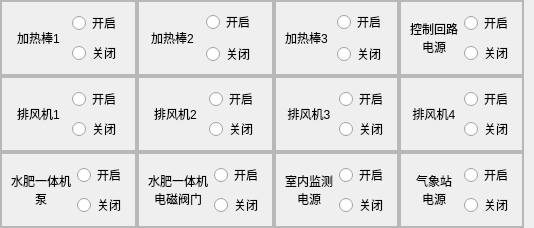
                     <widget class="QWidget" name="manual_control_page2">
                      <layout class="QGridLayout" name="gridLayout_6">
                       <property name="leftMargin">
                        <number>0</number>
                       </property>
                       <property name="topMargin">
                        <number>0</number>
                       </property>
                       <property name="rightMargin">
                        <number>10</number>
                       </property>
                       <property name="bottomMargin">
                        <number>0</number>
                       </property>
                       <property name="spacing">
                        <number>0</number>
                       </property>
                       <item row="0" column="1">
                        <widget class="QFrame" name="frame_14">
                         <property name="frameShape">
                          <enum>QFrame::Box</enum>
                         </property>
                         <property name="frameShadow">
                          <enum>QFrame::Raised</enum>
                         </property>
                         <property name="lineWidth">
                          <number>0</number>
                         </property>
                         <property name="midLineWidth">
                          <number>2</number>
                         </property>
                         <layout class="QHBoxLayout" name="horizontalLayout_30">
                          <property name="spacing">
                           <number>0</number>
                          </property>
                          <property name="leftMargin">
                           <number>0</number>
                          </property>
                          <property name="topMargin">
                           <number>0</number>
                          </property>
                          <property name="rightMargin">
                           <number>0</number>
                          </property>
                          <property name="bottomMargin">
                           <number>0</number>
                          </property>
                          <item>
                           <widget class="QLabel" name="label_18">
                            <property name="text">
                             <string>加热棒2</string>
                            </property>
                            <property name="alignment">
                             <set>Qt::AlignCenter</set>
                            </property>
                           </widget>
                          </item>
                          <item>
                           <layout class="QVBoxLayout" name="verticalLayout_40">
                            <item>
                             <widget class="QRadioButton" name="Rbtn_mc14_open">
                              <property name="styleSheet">
                               <string notr="true"/>
                              </property>
                              <property name="text">
                               <string>开启</string>
                              </property>
                             </widget>
                            </item>
                            <item>
                             <widget class="QRadioButton" name="Rbtn_mc14_close">
                              <property name="styleSheet">
                               <string notr="true"/>
                              </property>
                              <property name="text">
                               <string>关闭</string>
                              </property>
                             </widget>
                            </item>
                           </layout>
                          </item>
                         </layout>
                        </widget>
                       </item>
                       <item row="1" column="3">
                        <widget class="QFrame" name="frame_23">
                         <property name="frameShape">
                          <enum>QFrame::Box</enum>
                         </property>
                         <property name="frameShadow">
                          <enum>QFrame::Raised</enum>
                         </property>
                         <property name="lineWidth">
                          <number>0</number>
                         </property>
                         <property name="midLineWidth">
                          <number>2</number>
                         </property>
                         <layout class="QHBoxLayout" name="horizontalLayout_39">
                          <item>
                           <widget class="QLabel" name="label_27">
                            <property name="text">
                             <string>排风机4</string>
                            </property>
                            <property name="alignment">
                             <set>Qt::AlignCenter</set>
                            </property>
                           </widget>
                          </item>
                          <item>
                           <layout class="QVBoxLayout" name="verticalLayout_49">
                            <item>
                             <widget class="QRadioButton" name="Rbtn_mc20_open">
                              <property name="styleSheet">
                               <string notr="true"/>
                              </property>
                              <property name="text">
                               <string>开启</string>
                              </property>
                             </widget>
                            </item>
                            <item>
                             <widget class="QRadioButton" name="Rbtn_mc20_close">
                              <property name="styleSheet">
                               <string notr="true"/>
                              </property>
                              <property name="text">
                               <string>关闭</string>
                              </property>
                             </widget>
                            </item>
                           </layout>
                          </item>
                         </layout>
                        </widget>
                       </item>
                       <item row="1" column="0">
                        <widget class="QFrame" name="frame_17">
                         <property name="frameShape">
                          <enum>QFrame::Box</enum>
                         </property>
                         <property name="frameShadow">
                          <enum>QFrame::Raised</enum>
                         </property>
                         <property name="lineWidth">
                          <number>0</number>
                         </property>
                         <property name="midLineWidth">
                          <number>2</number>
                         </property>
                         <layout class="QHBoxLayout" name="horizontalLayout_33">
                          <item>
                           <widget class="QLabel" name="label_21">
                            <property name="text">
                             <string>排风机1</string>
                            </property>
                            <property name="alignment">
                             <set>Qt::AlignCenter</set>
                            </property>
                           </widget>
                          </item>
                          <item>
                           <layout class="QVBoxLayout" name="verticalLayout_43">
                            <item>
                             <widget class="QRadioButton" name="Rbtn_mc17_open">
                              <property name="styleSheet">
                               <string notr="true"/>
                              </property>
                              <property name="text">
                               <string>开启</string>
                              </property>
                             </widget>
                            </item>
                            <item>
                             <widget class="QRadioButton" name="Rbtn_mc17_close">
                              <property name="styleSheet">
                               <string notr="true"/>
                              </property>
                              <property name="text">
                               <string>关闭</string>
                              </property>
                             </widget>
                            </item>
                           </layout>
                          </item>
                         </layout>
                        </widget>
                       </item>
                       <item row="1" column="1">
                        <widget class="QFrame" name="frame_18">
                         <property name="frameShape">
                          <enum>QFrame::Box</enum>
                         </property>
                         <property name="frameShadow">
                          <enum>QFrame::Raised</enum>
                         </property>
                         <property name="lineWidth">
                          <number>0</number>
                         </property>
                         <property name="midLineWidth">
                          <number>2</number>
                         </property>
                         <layout class="QHBoxLayout" name="horizontalLayout_34">
                          <item>
                           <widget class="QLabel" name="label_22">
                            <property name="text">
                             <string>排风机2</string>
                            </property>
                            <property name="alignment">
                             <set>Qt::AlignCenter</set>
                            </property>
                           </widget>
                          </item>
                          <item>
                           <layout class="QVBoxLayout" name="verticalLayout_44">
                            <item>
                             <widget class="QRadioButton" name="Rbtn_mc18_open">
                              <property name="styleSheet">
                               <string notr="true"/>
                              </property>
                              <property name="text">
                               <string>开启</string>
                              </property>
                             </widget>
                            </item>
                            <item>
                             <widget class="QRadioButton" name="Rbtn_mc18_close">
                              <property name="styleSheet">
                               <string notr="true"/>
                              </property>
                              <property name="text">
                               <string>关闭</string>
                              </property>
                             </widget>
                            </item>
                           </layout>
                          </item>
                         </layout>
                        </widget>
                       </item>
                       <item row="2" column="3">
                        <widget class="QFrame" name="frame_24">
                         <property name="frameShape">
                          <enum>QFrame::Box</enum>
                         </property>
                         <property name="frameShadow">
                          <enum>QFrame::Raised</enum>
                         </property>
                         <property name="lineWidth">
                          <number>0</number>
                         </property>
                         <property name="midLineWidth">
                          <number>2</number>
                         </property>
                         <layout class="QHBoxLayout" name="horizontalLayout_40">
                          <item>
                           <widget class="QLabel" name="label_28">
                            <property name="text">
                             <string>气象站
电源</string>
                            </property>
                            <property name="alignment">
                             <set>Qt::AlignCenter</set>
                            </property>
                           </widget>
                          </item>
                          <item>
                           <layout class="QVBoxLayout" name="verticalLayout_50">
                            <item>
                             <widget class="QRadioButton" name="Rbtn_mc24_open">
                              <property name="styleSheet">
                               <string notr="true"/>
                              </property>
                              <property name="text">
                               <string>开启</string>
                              </property>
                             </widget>
                            </item>
                            <item>
                             <widget class="QRadioButton" name="Rbtn_mc24_close">
                              <property name="styleSheet">
                               <string notr="true"/>
                              </property>
                              <property name="text">
                               <string>关闭</string>
                              </property>
                             </widget>
                            </item>
                           </layout>
                          </item>
                         </layout>
                        </widget>
                       </item>
                       <item row="1" column="2">
                        <widget class="QFrame" name="frame_19">
                         <property name="frameShape">
                          <enum>QFrame::Box</enum>
                         </property>
                         <property name="frameShadow">
                          <enum>QFrame::Raised</enum>
                         </property>
                         <property name="lineWidth">
                          <number>0</number>
                         </property>
                         <property name="midLineWidth">
                          <number>2</number>
                         </property>
                         <layout class="QHBoxLayout" name="horizontalLayout_35">
                          <item>
                           <widget class="QLabel" name="label_23">
                            <property name="text">
                             <string>排风机3</string>
                            </property>
                            <property name="alignment">
                             <set>Qt::AlignCenter</set>
                            </property>
                           </widget>
                          </item>
                          <item>
                           <layout class="QVBoxLayout" name="verticalLayout_45">
                            <item>
                             <widget class="QRadioButton" name="Rbtn_mc19_open">
                              <property name="styleSheet">
                               <string notr="true"/>
                              </property>
                              <property name="text">
                               <string>开启</string>
                              </property>
                             </widget>
                            </item>
                            <item>
                             <widget class="QRadioButton" name="Rbtn_mc19_close">
                              <property name="styleSheet">
                               <string notr="true"/>
                              </property>
                              <property name="text">
                               <string>关闭</string>
                              </property>
                             </widget>
                            </item>
                           </layout>
                          </item>
                         </layout>
                        </widget>
                       </item>
                       <item row="2" column="1">
                        <widget class="QFrame" name="frame_21">
                         <property name="frameShape">
                          <enum>QFrame::Box</enum>
                         </property>
                         <property name="frameShadow">
                          <enum>QFrame::Raised</enum>
                         </property>
                         <property name="lineWidth">
                          <number>0</number>
                         </property>
                         <property name="midLineWidth">
                          <number>2</number>
                         </property>
                         <layout class="QHBoxLayout" name="horizontalLayout_37">
                          <item>
                           <widget class="QLabel" name="label_25">
                            <property name="text">
                             <string>水肥一体机
电磁阀门</string>
                            </property>
                            <property name="alignment">
                             <set>Qt::AlignCenter</set>
                            </property>
                           </widget>
                          </item>
                          <item>
                           <layout class="QVBoxLayout" name="verticalLayout_47">
                            <item>
                             <widget class="QRadioButton" name="Rbtn_mc22_open">
                              <property name="styleSheet">
                               <string notr="true"/>
                              </property>
                              <property name="text">
                               <string>开启</string>
                              </property>
                             </widget>
                            </item>
                            <item>
                             <widget class="QRadioButton" name="Rbtn_mc22_close">
                              <property name="styleSheet">
                               <string notr="true"/>
                              </property>
                              <property name="text">
                               <string>关闭</string>
                              </property>
                             </widget>
                            </item>
                           </layout>
                          </item>
                         </layout>
                        </widget>
                       </item>
                       <item row="0" column="3">
                        <widget class="QFrame" name="frame_16">
                         <property name="frameShape">
                          <enum>QFrame::Box</enum>
                         </property>
                         <property name="frameShadow">
                          <enum>QFrame::Raised</enum>
                         </property>
                         <property name="lineWidth">
                          <number>0</number>
                         </property>
                         <property name="midLineWidth">
                          <number>2</number>
                         </property>
                         <layout class="QHBoxLayout" name="horizontalLayout_32">
                          <item>
                           <widget class="QLabel" name="label_20">
                            <property name="text">
                             <string>控制回路
电源</string>
                            </property>
                            <property name="alignment">
                             <set>Qt::AlignCenter</set>
                            </property>
                           </widget>
                          </item>
                          <item>
                           <layout class="QVBoxLayout" name="verticalLayout_42">
                            <item>
                             <widget class="QRadioButton" name="Rbtn_mc16_open">
                              <property name="styleSheet">
                               <string notr="true"/>
                              </property>
                              <property name="text">
                               <string>开启</string>
                              </property>
                             </widget>
                            </item>
                            <item>
                             <widget class="QRadioButton" name="Rbtn_mc16_close">
                              <property name="styleSheet">
                               <string notr="true"/>
                              </property>
                              <property name="text">
                               <string>关闭</string>
                              </property>
                             </widget>
                            </item>
                           </layout>
                          </item>
                         </layout>
                        </widget>
                       </item>
                       <item row="2" column="2">
                        <widget class="QFrame" name="frame_22">
                         <property name="frameShape">
                          <enum>QFrame::Box</enum>
                         </property>
                         <property name="frameShadow">
                          <enum>QFrame::Raised</enum>
                         </property>
                         <property name="lineWidth">
                          <number>0</number>
                         </property>
                         <property name="midLineWidth">
                          <number>2</number>
                         </property>
                         <layout class="QHBoxLayout" name="horizontalLayout_38">
                          <item>
                           <widget class="QLabel" name="label_26">
                            <property name="text">
                             <string>室内监测
电源</string>
                            </property>
                            <property name="alignment">
                             <set>Qt::AlignCenter</set>
                            </property>
                           </widget>
                          </item>
                          <item>
                           <layout class="QVBoxLayout" name="verticalLayout_48">
                            <item>
                             <widget class="QRadioButton" name="Rbtn_mc23_open">
                              <property name="styleSheet">
                               <string notr="true"/>
                              </property>
                              <property name="text">
                               <string>开启</string>
                              </property>
                             </widget>
                            </item>
                            <item>
                             <widget class="QRadioButton" name="Rbtn_mc23_close">
                              <property name="styleSheet">
                               <string notr="true"/>
                              </property>
                              <property name="text">
                               <string>关闭</string>
                              </property>
                             </widget>
                            </item>
                           </layout>
                          </item>
                         </layout>
                        </widget>
                       </item>
                       <item row="2" column="0">
                        <widget class="QFrame" name="frame_20">
                         <property name="frameShape">
                          <enum>QFrame::Box</enum>
                         </property>
                         <property name="frameShadow">
                          <enum>QFrame::Raised</enum>
                         </property>
                         <property name="lineWidth">
                          <number>0</number>
                         </property>
                         <property name="midLineWidth">
                          <number>2</number>
                         </property>
                         <layout class="QHBoxLayout" name="horizontalLayout_36">
                          <item>
                           <widget class="QLabel" name="label_24">
                            <property name="text">
                             <string>水肥一体机
泵</string>
                            </property>
                            <property name="alignment">
                             <set>Qt::AlignCenter</set>
                            </property>
                           </widget>
                          </item>
                          <item>
                           <layout class="QVBoxLayout" name="verticalLayout_46">
                            <item>
                             <widget class="QRadioButton" name="Rbtn_mc21_open">
                              <property name="styleSheet">
                               <string notr="true"/>
                              </property>
                              <property name="text">
                               <string>开启</string>
                              </property>
                             </widget>
                            </item>
                            <item>
                             <widget class="QRadioButton" name="Rbtn_mc21_close">
                              <property name="styleSheet">
                               <string notr="true"/>
                              </property>
                              <property name="text">
                               <string>关闭</string>
                              </property>
                             </widget>
                            </item>
                           </layout>
                          </item>
                         </layout>
                        </widget>
                       </item>
                       <item row="0" column="2">
                        <widget class="QFrame" name="frame_15">
                         <property name="frameShape">
                          <enum>QFrame::Box</enum>
                         </property>
                         <property name="frameShadow">
                          <enum>QFrame::Raised</enum>
                         </property>
                         <property name="lineWidth">
                          <number>0</number>
                         </property>
                         <property name="midLineWidth">
                          <number>2</number>
                         </property>
                         <layout class="QHBoxLayout" name="horizontalLayout_31">
                          <property name="spacing">
                           <number>0</number>
                          </property>
                          <property name="leftMargin">
                           <number>0</number>
                          </property>
                          <property name="topMargin">
                           <number>0</number>
                          </property>
                          <property name="rightMargin">
                           <number>0</number>
                          </property>
                          <property name="bottomMargin">
                           <number>0</number>
                          </property>
                          <item>
                           <widget class="QLabel" name="label_19">
                            <property name="text">
                             <string>加热棒3</string>
                            </property>
                            <property name="alignment">
                             <set>Qt::AlignCenter</set>
                            </property>
                           </widget>
                          </item>
                          <item>
                           <layout class="QVBoxLayout" name="verticalLayout_41">
                            <item>
                             <widget class="QRadioButton" name="Rbtn_mc15_open">
                              <property name="styleSheet">
                               <string notr="true"/>
                              </property>
                              <property name="text">
                               <string>开启</string>
                              </property>
                             </widget>
                            </item>
                            <item>
                             <widget class="QRadioButton" name="Rbtn_mc15_close">
                              <property name="styleSheet">
                               <string notr="true"/>
                              </property>
                              <property name="text">
                               <string>关闭</string>
                              </property>
                             </widget>
                            </item>
                           </layout>
                          </item>
                         </layout>
                        </widget>
                       </item>
                       <item row="0" column="0">
                        <widget class="QFrame" name="frame_6">
                         <property name="frameShape">
                          <enum>QFrame::Box</enum>
                         </property>
                         <property name="frameShadow">
                          <enum>QFrame::Raised</enum>
                         </property>
                         <property name="lineWidth">
                          <number>0</number>
                         </property>
                         <property name="midLineWidth">
                          <number>2</number>
                         </property>
                         <layout class="QHBoxLayout" name="horizontalLayout_22">
                          <item>
                           <widget class="QLabel" name="label_9">
                            <property name="text">
                             <string>加热棒1</string>
                            </property>
                            <property name="alignment">
                             <set>Qt::AlignCenter</set>
                            </property>
                           </widget>
                          </item>
                          <item>
                           <layout class="QVBoxLayout" name="verticalLayout_32">
                            <item>
                             <widget class="QRadioButton" name="Rbtn_mc13_open">
                              <property name="styleSheet">
                               <string notr="true"/>
                              </property>
                              <property name="text">
                               <string>开启</string>
                              </property>
                             </widget>
                            </item>
                            <item>
                             <widget class="QRadioButton" name="Rbtn_mc13_close">
                              <property name="styleSheet">
                               <string notr="true"/>
                              </property>
                              <property name="text">
                               <string>关闭</string>
                              </property>
                             </widget>
                            </item>
                           </layout>
                          </item>
                         </layout>
                        </widget>
                       </item>
                      </layout>
                     </widget>
